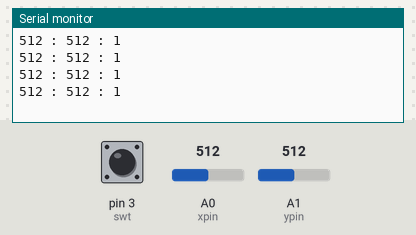
A sketch run on a simulated Arduino Uno, built with avr-gcc and run on an emulated ATmega328P. Shown: the last lines printed to the serial monitor. The test bench sets the inputs (shaded band); at power-on: A0 (xpin) = 512, A1 (ypin) = 512, pin 3 (swt) HIGH.

Above: at 1.2 s.
1.3 s: A0 (xpin) set to 716
At 1.71 s:
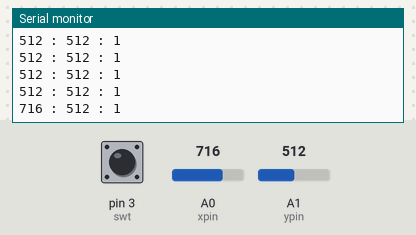
2.8 s: A1 (ypin) set to 716
At 2.91 s:
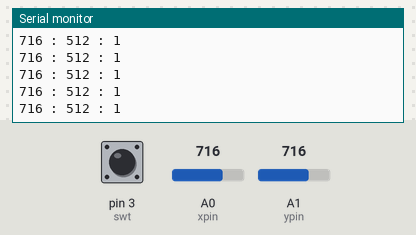
4.3 s: pin 3 (swt) pulled LOW for 1 s
At 4.72 s:
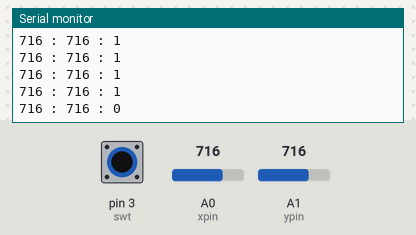
6.8 s: A0 (xpin) set to 900
At 6.82 s:
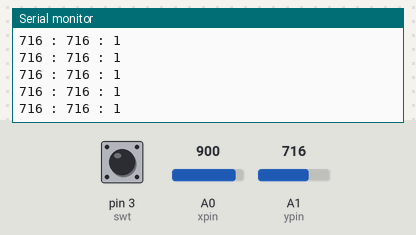
8.3 s: pin 3 (swt) pulled LOW for 0.15 s
At 8.62 s:
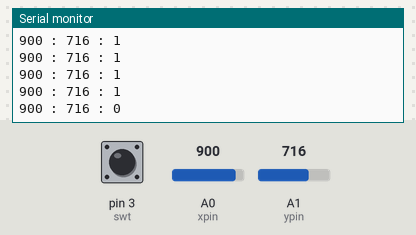
9.9 s: A1 (ypin) set to 900
At 10.13 s:
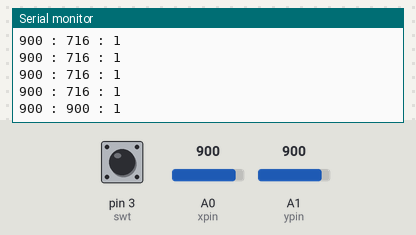
Timing chart, 0 to 12.4 s (numbered marks = the images above; inputs shaded):
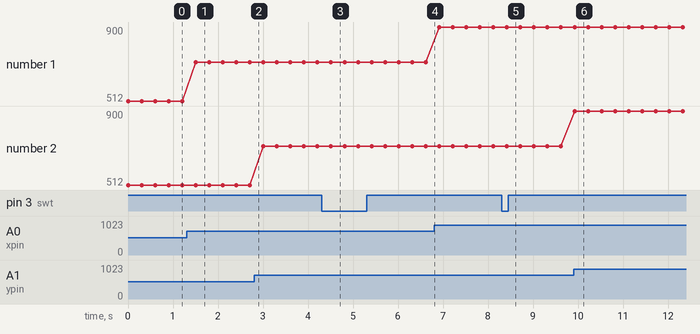

The sketch:

Joystick.ino
```cpp
int xpin=0;
int ypin=1;
int xval=0;
int swt=3;
int swtval=0;
int yval=0;
void setup(){
  Serial.begin(9600);
  pinMode(swt,INPUT);
}
void loop(){
  swtval=digitalRead(swt);
  xval=analogRead(xpin);
  yval=analogRead(ypin);
  Serial.print(xval);
  Serial.print(" : ");
  Serial.print(yval);
  Serial.print(" : ");
  swtval=digitalRead(swt);
  Serial.println(swtval);
  delay(300);
}
```

Measured:
- after the input at 1.3 s, the serial monitor: prints a new line after 0.20 s (image 1)
- after the input at 4.3 s, the serial monitor: prints a new line after 0.21 s (image 3)
- after the input at 8.3 s, the serial monitor: prints a new line after 0.12 s (image 5)
- after the input at 9.9 s, the serial monitor: prints a new line at once (image 6)
- plotted number 1: 512 → 716 after the input at 1.3 s, 716 → 900 after the input at 6.8 s
